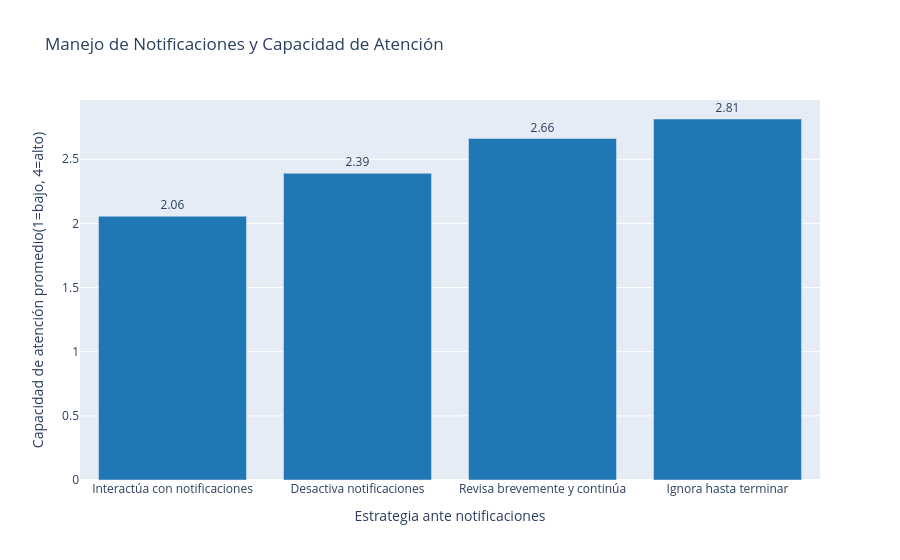

Notebook code cell kept with this figure:
### Markdown cell above
### 5.13. Barplot: Manejo de Notificaciones vs Capacidad de Atención

### Code cell
notif_att = (
    df.groupby("Notification Handling", as_index=False)["Attention_Score"]
    .mean()
    .sort_values("Attention_Score")
)

fig7 = px.bar(
    notif_att,
    x="Notification Handling",
    y="Attention_Score",
    text=notif_att["Attention_Score"].round(2),
    title="Manejo de Notificaciones y Capacidad de Atención",
    color_discrete_sequence=["#1f77b4"]
)

fig7.update_traces(textposition="outside")

fig7.update_layout(
    xaxis_title="Estrategia ante notificaciones",
    yaxis_title="Capacidad de atención promedio(1=bajo, 4=alto)"
)

fig7.update_xaxes(
    ticktext=[
        "Interactúa con notificaciones",
        "Revisa brevemente y continúa",
        "Desactiva notificaciones",
        "Ignora hasta terminar"
    ],
    tickvals=[
        "Spend time interacting with the notifications",
        "Check them briefly and resume my work",
        "Turn off notifications altogether",
        "Ignore them until my task is completed"
    ],
    tickangle=0
)

fig7.show()
fig7.write_image("barplot_notificaciones_atencion.png")

### Figure 1 — Plotly figure (JSON) as saved in the notebook; plotly's stock layout.template omitted (floating-point values rounded to 4 significant figures)
{"data": [{"hovertemplate": "Notification Handling=%{x}<br>Attention_Score=%{y}<br>text=%{text}<extra></extra>", "legendgroup": "", "marker": {"color": "#1f77b4", "pattern": {"shape": ""}}, "name": "", "orientation": "v", "showlegend": false, "text": [2.06, 2.39, 2.66, 2.81], "textposition": "outside", "type": "bar", "x": ["Spend time interacting with the notifications", "Turn off notifications altogether", "Check them briefly and resume my work", "Ignore them until my task is completed"], "xaxis": "x", "y": [2.056, 2.391, 2.662, 2.814], "yaxis": "y"}], "layout": {"barmode": "relative", "legend": {"tracegroupgap": 0}, "title": {"text": "Manejo de Notificaciones y Capacidad de Atención"}, "xaxis": {"anchor": "y", "domain": [0, 1], "tickangle": 0, "ticktext": ["Interactúa con notificaciones", "Revisa brevemente y continúa", "Desactiva notificaciones", "Ignora hasta terminar"], "tickvals": ["Spend time interacting with the notifications", "Check them briefly and resume my work", "Turn off notifications altogether", "Ignore them until my task is completed"], "title": {"text": "Estrategia ante notificaciones"}}, "yaxis": {"anchor": "x", "domain": [0, 1], "title": {"text": "Capacidad de atención promedio(1=bajo, 4=alto)"}}}}
